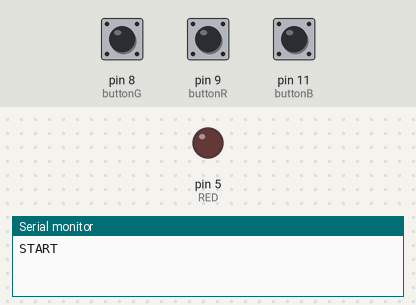
Simulated run of this sketch. Board: Arduino Uno, built with avr-gcc and run on an emulated ATmega328P. Parts: output pins drawn as LEDs (lit = HIGH), the last lines printed to the serial monitor. The inputs (shaded band) are chosen by the test bench; at power-on: pin 9 (buttonR) HIGH, pin 8 (buttonG) HIGH, pin 11 (buttonB) HIGH.

Above: at 1.2 s.
1.3 s: pin 9 (buttonR) pulled LOW for 0.15 s
At 2.0 s:
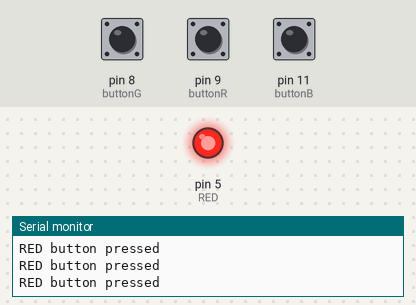
2.9 s: pin 8 (buttonG) pulled LOW for 0.15 s
4.5 s: pin 11 (buttonB) pulled LOW for 0.15 s
6.1 s: pin 8 (buttonG) driven LOW and pin 9 (buttonR) driven LOW
9.1 s: pin 9 (buttonR) driven HIGH
12.1 s: pin 11 (buttonB) pulled LOW for 1 s
Timing chart, 0 to 15.1 s (numbered marks = the images above; inputs shaded):
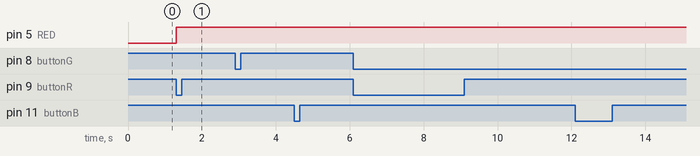

Measured:
- after the input at 1.3 s, pin 5 (RED): LOW → HIGH at once

The sketch:

RGB_led_switches.ino
```cpp
int RED = 5;
int GREEN = 6;
int BLUE = 3;
int buttonR = 9;
int buttonG = 8;
int buttonB = 11;

void setup() {
  // put your setup code here, to run once:
  pinMode(RED, OUTPUT);
  pinMode(buttonR, INPUT_PULLUP);
  pinMode(buttonG, INPUT_PULLUP);
  Serial.begin(9600);
  Serial.println("START");
}

void loop() {
  // put your main code here, to run repeatedly:

  if(digitalRead(buttonR) == LOW)
  {
    Serial.println("RED button pressed");
    digitalWrite(RED, HIGH);
    //analogWrite(RED, 255);
  }

   if(digitalRead(buttonG) == LOW)
  {
    Serial.println("GREEN button pressed");
    digitalWrite(GREEN, HIGH);
    //analogWrite(GREEN, 255);
  }

  if(digitalRead(buttonB) == LOW)
  {
    Serial.println("BLUE button pressed");
    digitalWrite(BLUE, HIGH);
    //analogWrite(BLUE, 255);
  }

}
```
